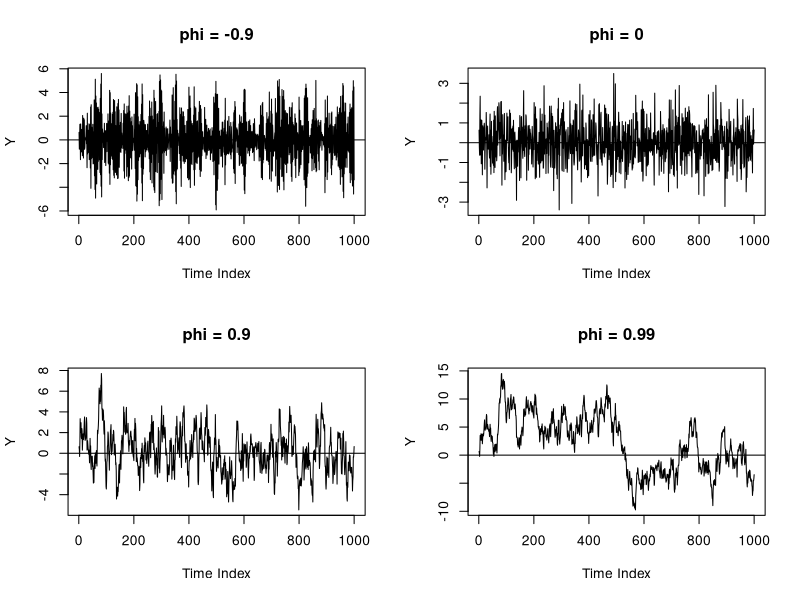
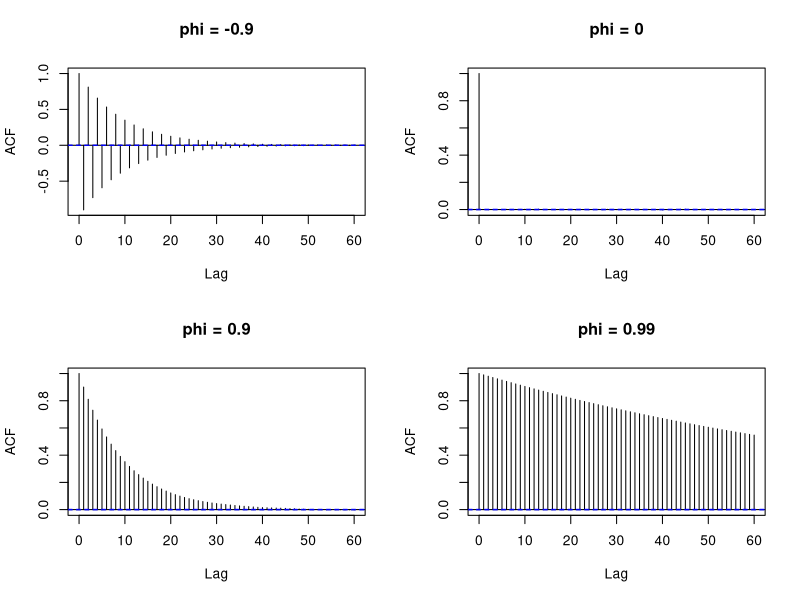

Recreate these plots in R, in order.
setwd("~/Dropbox/Academics/Teaching/Econ211C/S2013/RScripts")

###########################################################
# Simulate AR(1) processes for different values of phi
###########################################################

# Number of simulated points
nSim = 1000000;

# Values of phi to consider
phi = c(-0.9, 0, 0.9, 0.99);

# Draw one set of shocks and use for each AR(1)
eps = rnorm(nSim, 0, 1);

# Matrix which stores each AR(1) in columns
y = matrix(0, nrow=nSim, ncol=length(phi));

# Each process is intialized at first shock
y[1,] = eps[1];

# Loop over each value of phi
for(j in 1:length(phi)){
	
	# Loop through the series, simulating the AR(1) values
	for(i in 2:nSim){
		y[i,j] = phi[j]*y[i-1,j]+eps[i]
	}
}

###########################################################
# Plot the AR(1) realizations for each phi
###########################################################

# Only plot a subset of the whole simulation
plotInd = 1:1000

# Specify a plot grid
pdf(file="ar1ExampleSeries.pdf", height=8, width=10)
par(mfrow=c(2,2))

# Loop over each value of phi
for(j in 1:length(phi)){
  plot(plotInd,y[plotInd,j], type='l', xlab='Time Index',
  	   ylab="Y", main=paste(expression(phi), " = ", phi[j], sep=""))
  abline(h=0)
}
graphics.off()

###########################################################
# Plot the sample ACFs for each AR(1) simulation
# For large nSim, sample ACFs are close to true ACFs
###########################################################

# Specify a plot grid
pdf(file="ar1ExampleACF.pdf", height=8, width=10)
par(mfrow=c(2,2))

# Loop over each value of phi
for(j in 1:length(phi)){
  acf(y[,j], main=paste(expression(phi), " = ", phi[j], sep=""))
}
graphics.off()